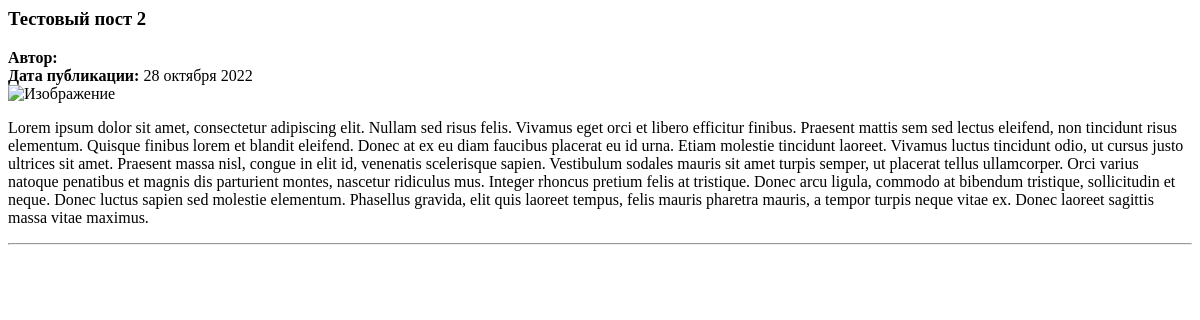
The app's page /posts/2/, older data.
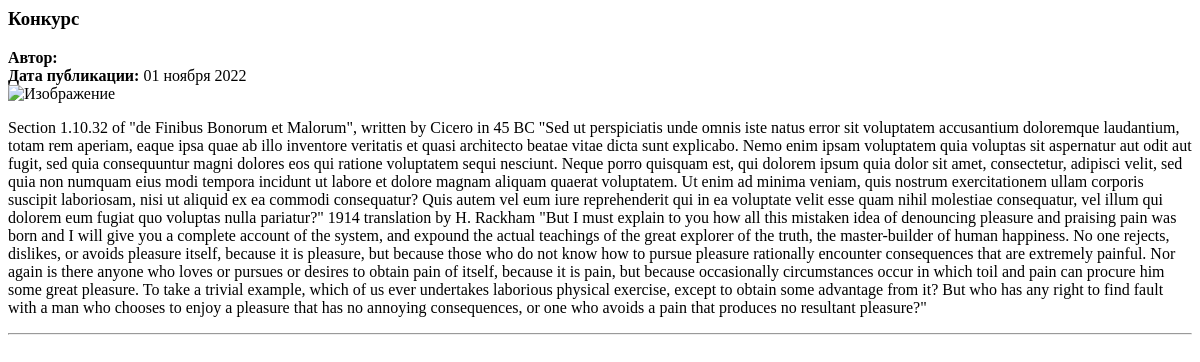
The same page, newer data.
### posts/models.py (models this page shows)
class Post(models.Model):
    class PostType(models.TextChoices):
        SUBSCRIBERS = 'материал от подписчиков'
        COMPETITION = 'конкурс'
        BASE_POST = 'общий пост'
    title = models.CharField(max_length=256)
    text = models.TextField()
    pub_date = models.DateTimeField(auto_now_add=True)
    author = models.ForeignKey(
        User,
        on_delete=models.CASCADE,
        related_name='posts'
    )
    image = models.ImageField(
        'Картинка',
        upload_to='posts/',
        blank=True
    )
    post_type = models.TextField(
        choices=PostType.choices,
        default='общий пост',
    )

### posts/views.py (the view)
def post_detail(request, pk):
    post = Post.objects.get(pk=pk)
    context = {
        'post': post,
    }
    return render(request, 'posts/post_detail.html', context)

### templates/posts/post_detail.html
{% load thumbnail %}
{% block content %}
    <article>
        <h3>{{ post.title }}</h3>
        <ul style="padding-left: 0">
            <li>
                <b>Автор:</b> {{ post.author.get_full_name }}
            </li>
            <li>
                <b>Дата публикации:</b> {{ post.pub_date|date:"d E Y" }}
            </li>
            {% thumbnail post.image "960x339" crop="center" upscale=True as im %}
                <img class="card-img my-3" src="{{ im.url }}" alt="Изображение" style="margin: 0;">
            {% endthumbnail %}
        </ul>
        <p>{{ post.text }}</p>
        {% if not forloop.last %}
            <hr>{% endif %}
    </article>
{% endblock %}

Row changes from the older to the newer data that the page shows:
changed Post: title "Тестовый пост 2" → "Конкурс"; pub_date "28 октября 2022" → "01 ноября 2022"; text "Lorem ipsum dolor sit amet, consectetur adipiscing elit. Nullam sed risus felis. Vivamus eget orci et libero efficitur finibus. Praesent mattis sem sed lectus eleifend, non tincidunt risus elementum. Quisque finibus lorem et blandit eleifend. Donec at ex eu diam faucibus placerat eu id urna. Etiam molestie tincidunt laoreet. Vivamus luctus tincidunt odio, ut cursus justo ultrices sit amet. Praesent massa nisl, congue in elit id, venenatis scelerisque sapien. Vestibulum sodales mauris sit amet turpis semper, ut placerat tellus ullamcorper. Orci varius natoque penatibus et magnis dis parturient montes, nascetur ridiculus mus. Integer rhoncus pretium felis at tristique. Donec arcu ligula,…" → "Section 1.10.32 of \"de Finibus Bonorum et Malorum\", written by Cicero in 45 BC \"Sed ut perspiciatis unde omnis iste natus error sit voluptatem accusantium doloremque laudantium, totam rem aperiam, eaque ipsa quae ab illo inventore veritatis et quasi architecto beatae vitae dicta sunt explicabo. Nemo enim ipsam voluptatem quia voluptas sit aspernatur aut odit aut fugit, sed quia consequuntur magni dolores eos qui ratione voluptatem sequi nesciunt. Neque porro quisquam est, qui dolorem ipsum quia dolor sit amet, consectetur, adipisci velit, sed quia non numquam eius modi tempora incidunt ut labore et dolore magnam aliquam quaerat voluptatem. Ut enim ad minima veniam, quis nostrum…"
